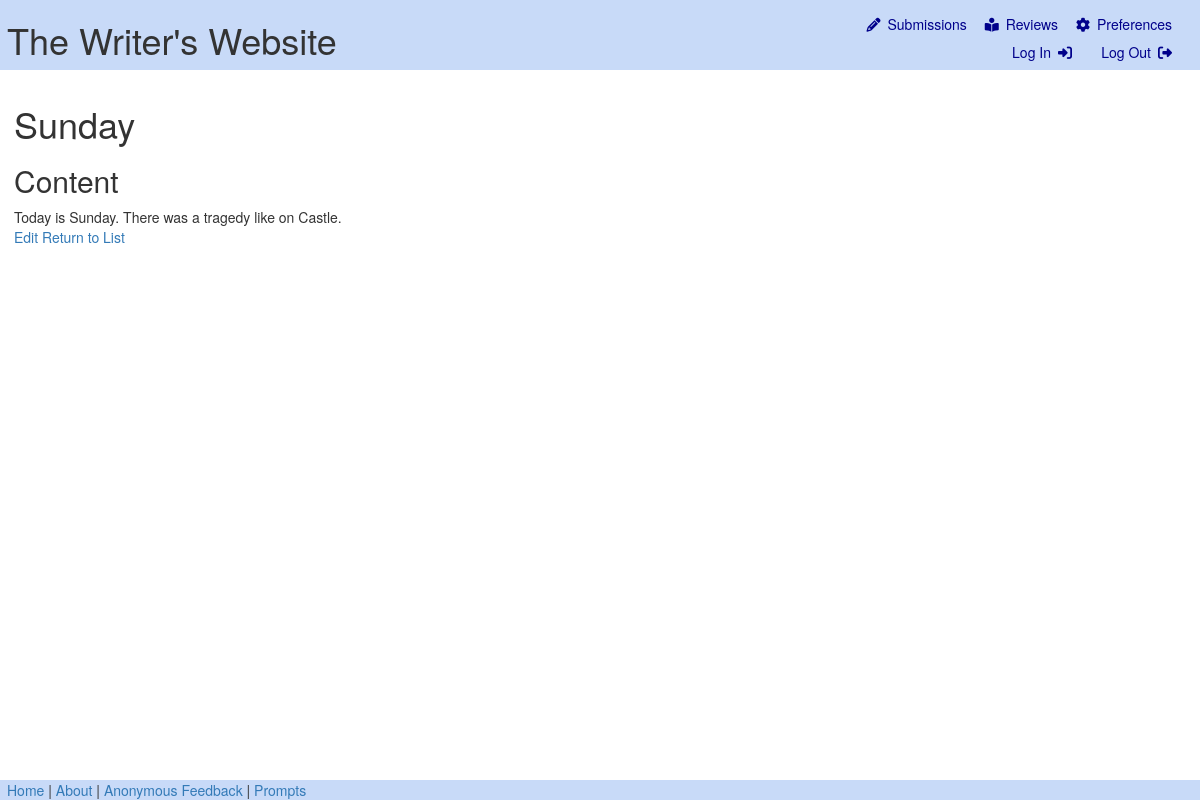
Page /submissions/11/ (signed in) on the committed database.
### submissions/models.py (models this page shows)
class Submission(models.Model):
	author_name = models.CharField(max_length=128, help_text= "You can write Anonymous, or a name/pseudonym if wanted")
	title = models.CharField(max_length=128)
	content = models.TextField()
	REVIEW_LENGTHS = (
		('5-10', "5-10 minutes"),
		('10-30', "10-30 minutes"),
		('30-60', "30-60 minutes"),
		('60+', "60 minutes +"),
	)
	review_time = models.CharField(max_length=10, choices=REVIEW_LENGTHS)
	min_review_count = models.IntegerField(validators=[MinValueValidator(1), MaxValueValidator(5)])
	max_review_count = models.IntegerField(validators=[MinValueValidator(1), MaxValueValidator(10)])
	message_to_reader = models.TextField()
	genre = models.ForeignKey(Genre, on_delete=models.CASCADE)
	writing_type = models.ForeignKey(WritingType, on_delete=models.CASCADE)
	theme = models.ForeignKey(Theme, on_delete=models.CASCADE)
	author = models.ForeignKey(User, on_delete=models.CASCADE)

### submissions/views.py (the view)
# urls.py: path('<int:submission_id>/', views.detail, name='detail'),
def detail(request, submission_id):
    if request.user.is_authenticated == False:
        return redirect('/login')
    else:
        submission = get_object_or_404(Submission, pk=submission_id)
        context = {
            'submission': submission,
        }
        return render(request, 'submissions/detail.html', context)

### submissions/templates/submissions/detail.html
{% extends "base.html" %} {% block content %}
<div>
  <h1>{{ submission.title }}</h1>
  <h2>Content</h2>
  {{ submission.content }}
</div>
<a href="{% url 'submissions:edit' submission.id %}">Edit</a>
<a href="{% url 'submissions:index' %}">Return to List</a>
{% endblock %}

### submissions/static/css/style.css (style rules this page uses)
body { margin: 1em; padding-bottom: 1em; }

### rows in the picture
Submission: title "Sunday", content "Today is Sunday. There was a tragedy like on Castle."
